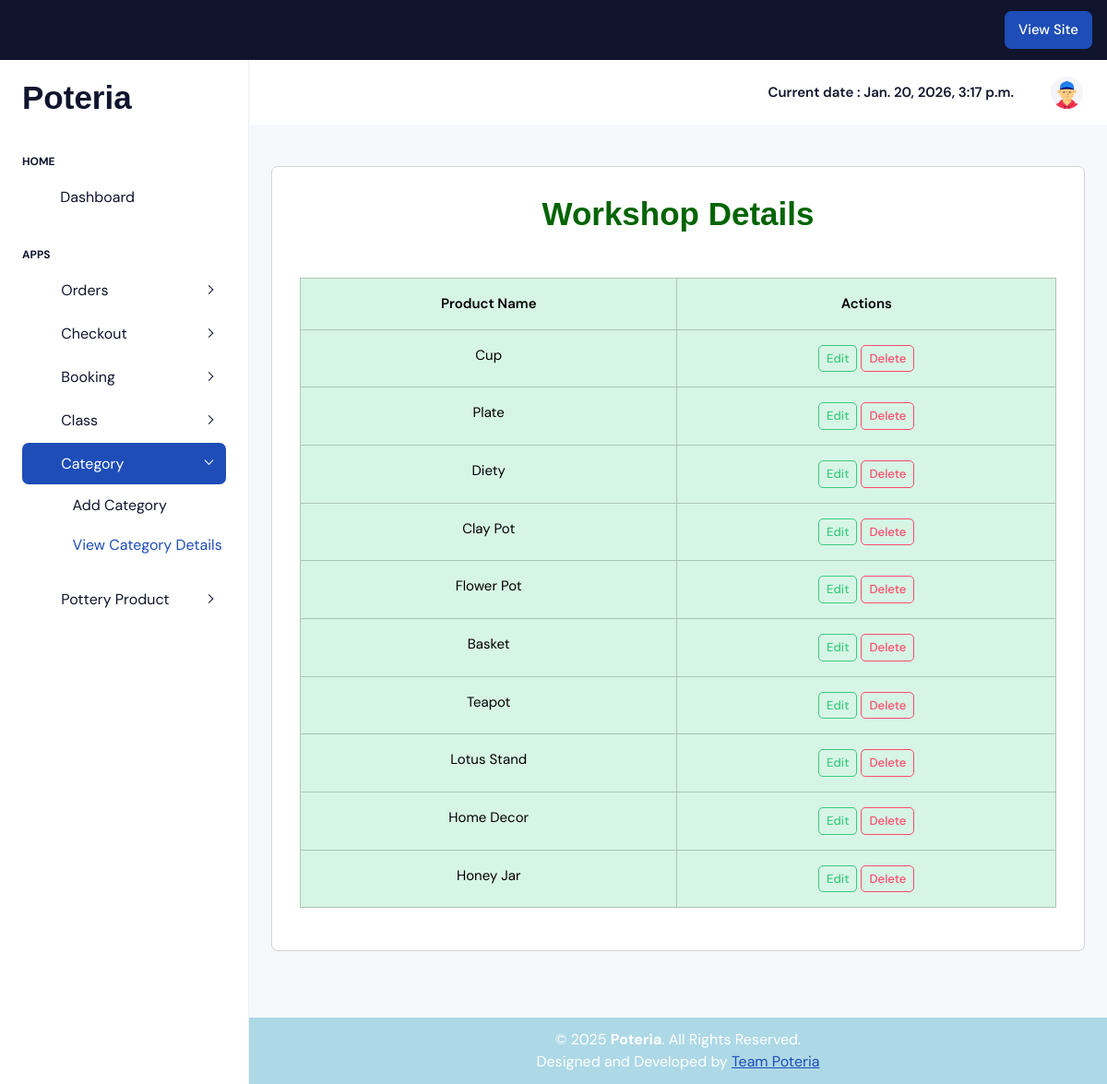
Page /displayproduct/ on the committed database.
### Myapp/models.py (models this page shows, shortened)
class productdb(models.Model):
    Product_name=models.CharField(max_length=30,null=True,blank=True)

### Myapp/views.py (the view)
# urls.py: path('displayproduct/', views.displayproduct, name="displayproduct"),
def displayproduct(request):
    date = datetime.datetime.now()
    data=productdb.objects.all()
    return render(request,"displayproduct.html",{'data':data,'date':date})

### Myapp/templates/displayproduct.html (shortened to what this page needs)
{% extends 'index.html' %}
{% load static %}
{% block content %}
<head>
</head>
<body>
<div class="container-fluid" style="margin:0px; padding:0px;">
  <div class="card mb-5" style="width:auto; margin:auto; border:1px solid lightgrey; height:auto;">
    <div class="card-body">
      <h1 class="text-center mb-5" style="color:darkgreen; font-size:35px; font-weight:bold; font-family:Arial;">
        Workshop Details
      </h1>
 <div class="table-responsive">
      <table class="table table-bordered table-hover table-success">
        <thead class="table-success text-center">
          <tr>
            <th>Product Name</th>
            <th>Actions</th>
          </tr>
        </thead>
        <tbody class="text-center">
          {% for i in data %}
          <tr>
            <td>{{i.Product_name}}</td>
            <td>
              <a href="{% url 'editproduct' w_id=i.id %}">
                <button type="button" class="btn btn-outline-success btn-sm">Edit</button>
              </a>
              <a href="{% url 'deleteproduct' w_id=i.id %}">
                <button type="button" class="btn btn-outline-danger btn-sm">Delete</button>
              </a>
            </td>
          </tr>
        {% endfor %}
        </tbody>
      </table>
 </div>
    </div>
  </div>
</div>
{% endblock %}

### rows in the picture
productdb: Product_name "Cup"
productdb: Product_name "Plate"
productdb: Product_name "Diety"
productdb: Product_name "Clay Pot"
productdb: Product_name "Flower Pot"
productdb: Product_name "Basket"
productdb: Product_name "Teapot"
productdb: Product_name "Lotus Stand"
productdb: Product_name "Home Decor"
productdb: Product_name "Honey Jar"

### other values in the picture
{{ date }} "Jan. 20, 2026, 3:17 p.m."
